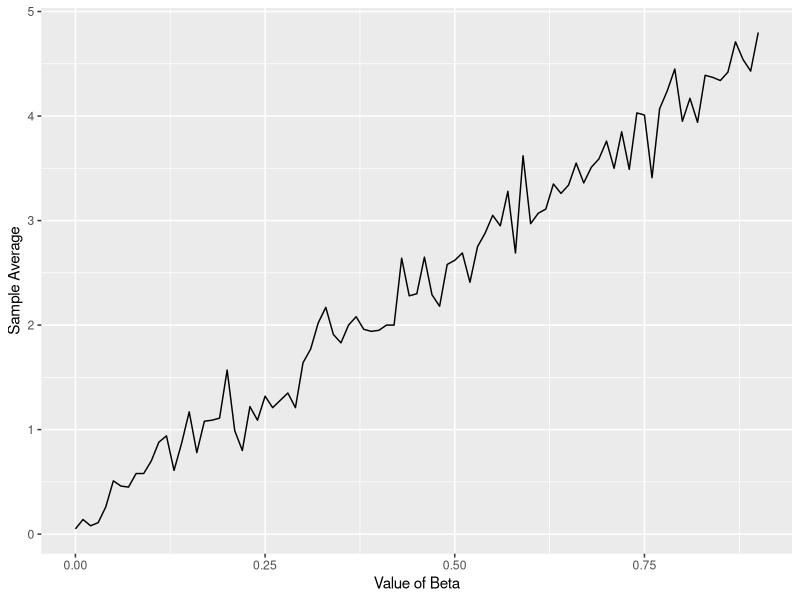
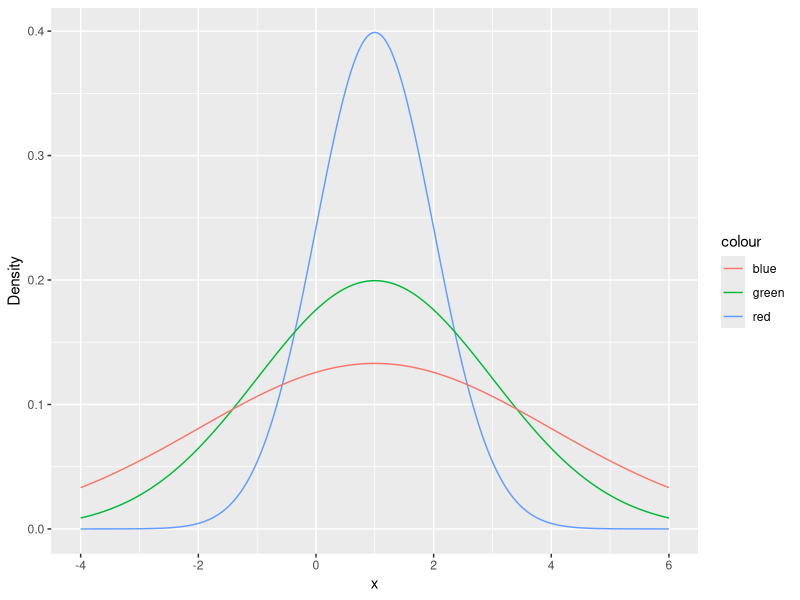

Reproduce these figures in R, in order.
## ---- chunk 1
knitr::opts_chunk$set(echo = TRUE)
library(dplyr) 
library(ggplot2)
library(tidyverse)
## ---- chunk 2
set.seed(0)
n<-1000
sample_X<-data.frame(U=runif(n))%>%
  mutate(X=case_when(
    (0<=U)&(U<0.25)~1,
    (0.25<=U)&(U<0.5)~5,
    (0.5<=U)&(U<=1)~0))%>%
pull(X)

head(sample_X,400)

sample_X_015<-function(alpha,beta,n){
  data.frame(U=runif(n))%>%
  mutate(X=case_when(
    (0<=U)&(U<alpha)~1,
    (alpha<=U)&(U<alpha+beta)~5,
    (alpha+beta<=U)&(U<=1)~0))%>%
  pull(X) 
}

test<-sample_X_015(0.5,0.1,100000)

head(test,400)

sample_avg<-mean(test)
sample_avg
## ---- chunk 3
range<-seq(0,0.9,0.01)
average_vector<-c()

for(i in range){
  sample<-sample_X_015(0.1,i,100)
  sample_avg<-mean(sample)
  average_vector<-c(average_vector,sample_avg)
}


ggplot()+xlab("Value of Beta")+geom_line(aes(x=range,y=average_vector))+ylab("Sample Average")
  
## ---- chunk 4
range<-seq(-4,6,0.01)
plot_1<-dnorm(range,mean=1,sd=1,log=FALSE)
plot_2<-dnorm(range,mean=1,sd=2,log=FALSE)
plot_3<-dnorm(range,mean=1,sd=3,log=FALSE)
ggplot()+xlab("x")+geom_line(aes(x=range,y=plot_1,color="red"))+geom_line(aes(x=range,y=plot_2,color="green"))+geom_line(aes(x=range,y=plot_3,color="blue"))+ylab("Density")
